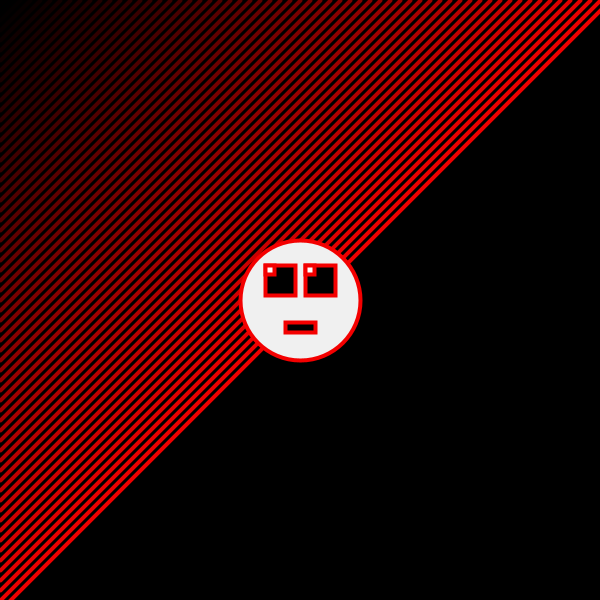
Frame 1 (no input)
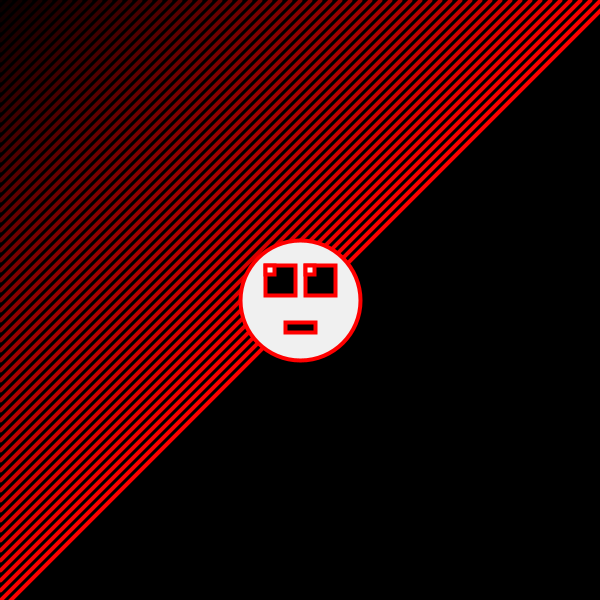
Frame 60 (the mouse pressed at the canvas centre just before this capture)
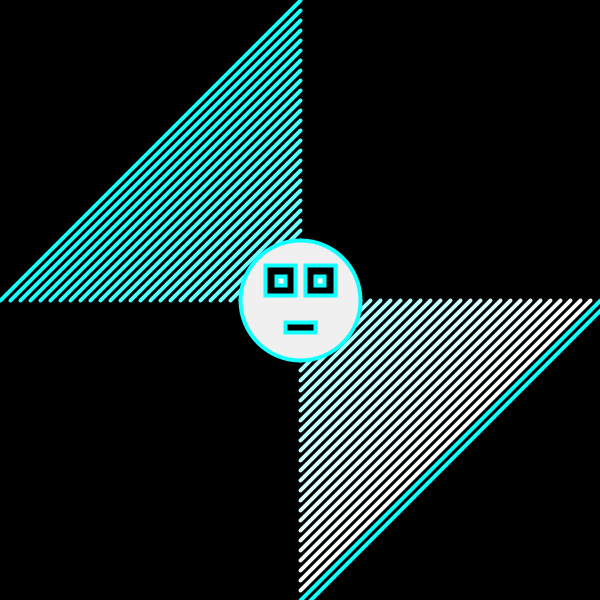
Frame 120 (the mouse held since frame 60 and released just before this capture)

The Processing sketch that drew these frames (run headless with seeded random() and noise(); from frame 60 on, the mouse is pressed at the canvas centre):

// Processing sketch: processing_45516
// ── processing_45516.pde

int kolor=0;
float Xmono,Ymono,Xojo1,Yojo1,Xojo2,Yojo2;
void setup(){
  size(600,600);
  background(0);
  rectMode(CENTER);
  Xmono=width/2;
  Ymono=height/2;
}
void draw(){
      background(0);
      for(int i=0;i<width+20;i+=10){
      line(i,mouseY,mouseX,i);
      stroke(kolor,mouseY,mouseX);
      strokeWeight(4);
      smooth();
      if (kolor>256)kolor=10;
      else
      kolor= kolor + 4;
      }
   
   
   
  Xojo1=map(mouseX,-width,width,Xmono-51,Xmono-9);
  Yojo1=map(mouseY,-height,height,Ymono-51,Ymono-9);
  Xojo2=map(mouseX,width,-width,Xmono+31,Xmono-12);
  Yojo2=map(mouseY,-height,height,Ymono-51,Ymono-9);
  fill(240);
  ellipse(Xmono,Ymono,120,120);
  fill(0);
  rect(width/2-20,height/2-20,30,30);
  rect(width/2+20,height/2-20,30,30);
  fill(255);
  rect(Xojo1,Yojo1,9,9);
  rect(Xojo2,Yojo2,9,9);
  fill(0);
  rect(Xmono,Ymono+27,30,10);

}
